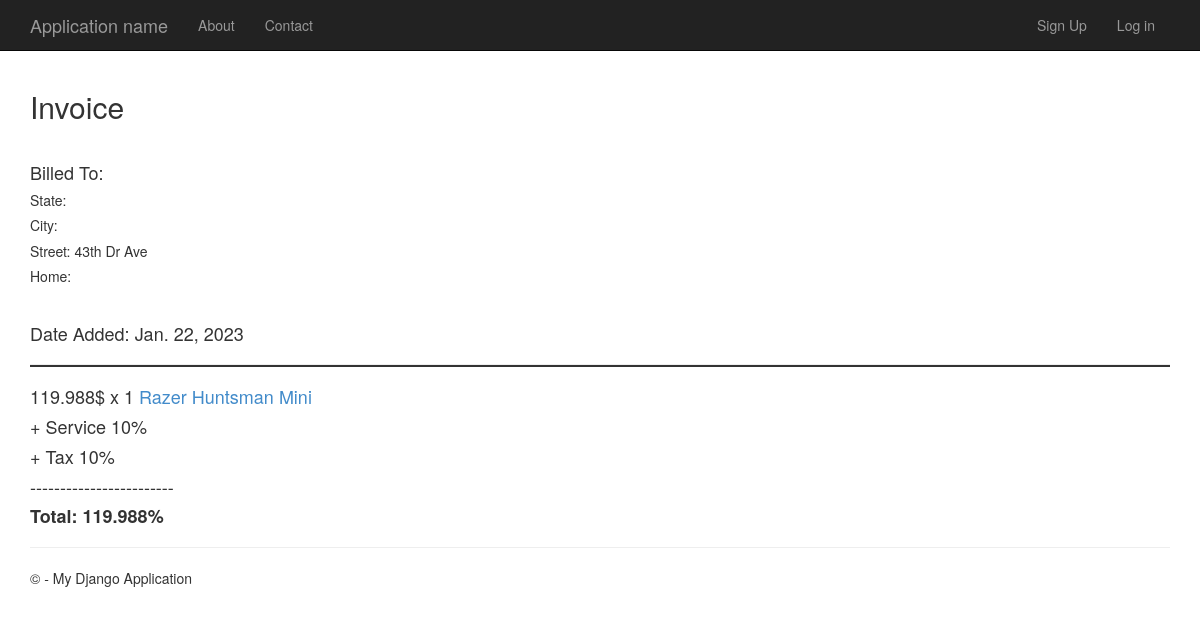
Screenshot of /invoice/3/ with the database file from the repository.
### item/models.py (models this page shows, shortened)
class DeliveryOrder(models.Model):
    date_added_order = models.DateField(auto_now_add=True)
    item = models.ForeignKey(Item, on_delete=models.CASCADE)
    user = models.ForeignKey(User, on_delete=models.CASCADE)
    quantity = models.IntegerField(default=1)
    state = models.CharField(max_length=30)
    city = models.CharField(max_length=30)
    address = models.CharField(max_length=255)
    home = models.CharField(max_length=30)
    is_verified = models.BooleanField(default=False)
    is_approved = models.BooleanField(default=False)
    is_completed = models.BooleanField(default=False)
    is_canceled = models.BooleanField(default=False)
    is_invoice = models.BooleanField(default=False)
    is_invoice_created = models.BooleanField(default=False)
    service = models.IntegerField(default=10)
    tax = models.IntegerField(default=10)
    quantity = models.IntegerField(default=1)
    invoice = models.FloatField(default=0)

class Item(models.Model):
    name = models.CharField(max_length=50)
    owner = models.ForeignKey(User, on_delete=models.CASCADE)
    price = models.FloatField()
    quantity = models.IntegerField(default=1)
    description = models.TextField(null=True, default=None, blank=True)
    def __str__(self):
        return self.name

### item/views.py (the view)
# urls.py: path("invoice/<invoice_id>/", views.invoice_detail, name="invoice-detail"),
def invoice_detail(request, invoice_id):
    invoice = DeliveryOrder.objects.get(pk=invoice_id)
    return render(request, 'items/invoice_detail.html', {"invoice": invoice})

### item/templates/items/invoice_detail.html (shortened to what this page needs)
{% extends "app/layout.html" %}
{% block content %}
<div>
    <br/>
    <h2>Invoice</h2><br/>
    <h4>Billed To:</h4>
    <h5>State: {{ invoice.state }}</h5>
    <h5>City: {{ invoice.city }}</h5>
    <h5>Street: {{ invoice.address }}</h5>
    <h5>Home: {{ invoice.home }}</h5>
    <br/>
    <h4>Date Added: {{ invoice.date_added_order }}</h4>
    <hr style="border-bottom: 2px solid;"/>
    <h4>{{ invoice.invoice }}$ x {{ invoice.quantity }} <a href="{% url 'item-detail' invoice.item.id %}">{{ invoice.item }}</a></h4>
    <h4>+ Service {{ invoice.service }}%</h4>
    <h4>+ Tax {{ invoice.tax }}%</h4>
    <h4>------------------------</h4>
    <h4><b>Total: {{ invoice.invoice }}%</b></h4>
</div>
{% endblock %}

### app/static/app/content/site.css (style rules this page uses)
body { padding-top: 50px; padding-bottom: 20px; }

### rows the page displays
DeliveryOrder: address "43th Dr Ave", date_added_order "Jan. 22, 2023", invoice "119.988", quantity "1", item "Razer Huntsman Mini", service "10", tax "10"
